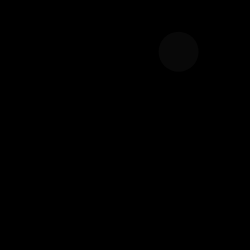
Frame 1 (no input)
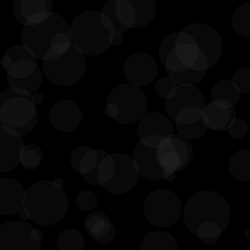
Frame 60 (no input)
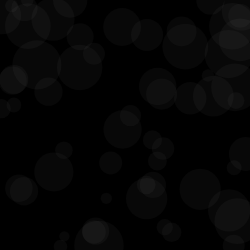
Frame 120 (the mouse pressed at the canvas centre since frame 60)

The p5.js sketch that drew these frames (run headless with seeded random() and noise() and a simulated clock; from frame 60 on, the mouse is pressed at the canvas centre):

// p5.js sketch
// ── sketch.js
function setup() {
  createCanvas(250, 250);
  
  //draw background once in the beginning
  background(0);  

}

function draw() {
  noStroke();
  
  //White, highly transparent
  fill(200,10); 
  
  //Uses p5's width/height to get random x/y
  var x = random(0,width); 
  var y = random(0,height);
  
  //A random diameter 20-40
  var d = random(10,50);
  ellipse(x,y,d);
}

function mousePressed(){
 background(0); 
}
